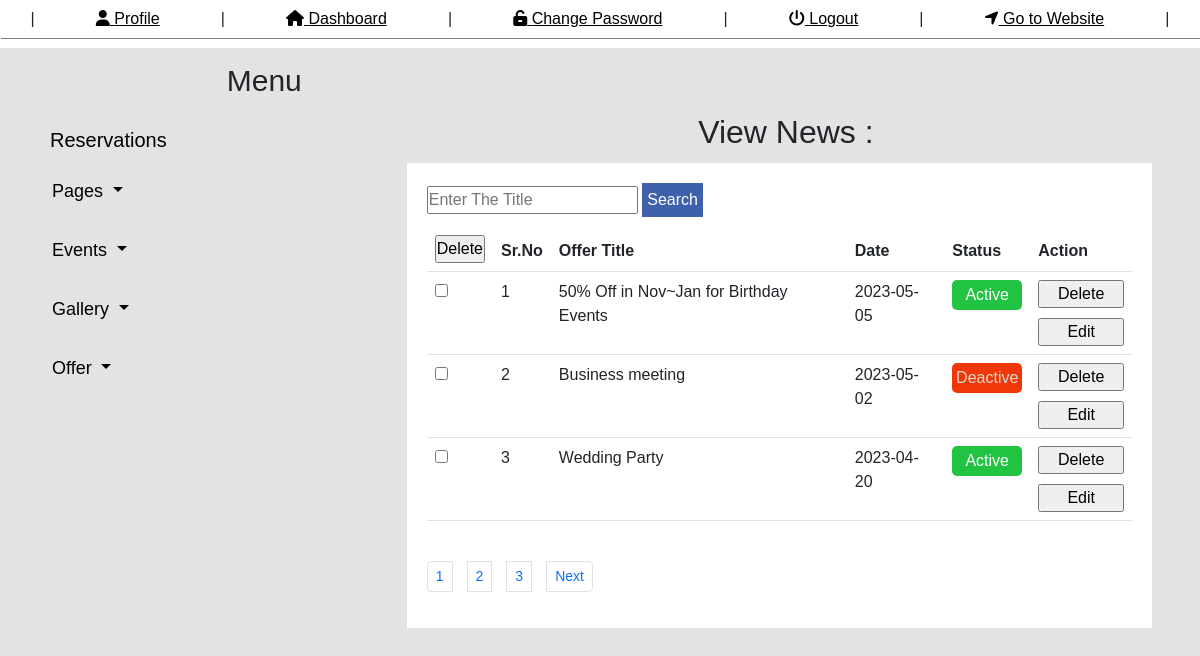
/admin/viewoffer.php (signed in), run on the app's committed database.
### tables this page shows
CREATE TABLE `news` (
  `news_id` int(11) NOT NULL,
  `news_title` varchar(100) NOT NULL,
  `news_date` date NOT NULL,
  `news_status` tinyint(4) NOT NULL
);

### admin/viewoffer.php (the view, shortened to what this page needs)
<?php
include_once "html.php";
?>
<body>
    <header>
        <?php
          include_once "header.php";
        ?>
    </header>
    <aside>
        <div class="all-main">
            <?php
                include_once "la.php";
            ?>
            <div class="right-aside mgt-50">
                <h2>View News :</h2>
                <div class="contact-box">
                    <div class="news mgb-10">
                        <form method="post">
                            <input type="text" class="" name="stitle" placeholder="Enter The Title">
                            <input class="vn-btn" type="submit" name="search" value="Search">
                        </form>
                    </div>
                    <div class="table-responsive wdi">
                    <form method="post">
                    <table class="table wdi">
                        <thead>
                            <tr>
                            <th scope="col"><input type="submit" name="delete" value="Delete"></th>
                            <th scope="col">Sr.No</th>
                            <th scope="col">Offer Title</th>
                            <th scope="col">Date</th>
                            <th scope="col">Status</th>
                            <th scope="col">Action</th>
                            </tr>
                        </thead>
                        <tbody>
                            <?php
                                include_once "connection.php";
                                    $limit=3;
                                    $page=$_GET['page'];
                                    if($page!=""){
                                        $page=$_GET['page'];
                                    }
                                    else{
                                        $page=1;
                                    }
                                    $offset=($page-1)*$limit;
                                    $sel="SELECT * FROM news where 1=1 $where limit $offset,$limit";
                                    $exe=mysqli_query($con,$sel);
                                        while($fetch=mysqli_fetch_array($exe)){
                            ?>
                            <tr>
                            <td><input type="checkbox" name="chk[]" value="<?php echo $fetch['news_id']?>"></td>
                            <td><?php echo $fetch['news_id'] ?></td>
                            <td><?php echo $fetch['news_title'] ?></td>
                            <td><?php echo $fetch['news_date'] ?></td>
                            <td>
                                <?php
                                    if($fetch['news_status']==1){
                                        ?>
                                        <a href="viewoffer.php?sid=<?php echo $fetch['news_id']?>&std=0" class="std">
                                        <input type="button" value="Active" class="status-abtn">
                                        </a>
                                        <?php
                                    }
                                    else{
                                        ?>
                                        <a href="viewoffer.php?sid=<?php echo $fetch['news_id']?>&std=1" class="std">
                                        <input type="button" value="Deactive" class="status-dbtn">
                                        </a>
                                        <?php
                                    }
                                ?>
                            </td>
                            <td>
                                <a href="viewoffer.php?did=<?php echo $fetch['news_id']?>">
                                <input class="wdi mgb-10" type="button" value="Delete">
                                </a>
                                <a href="addoffer.php?nid=<?php echo $fetch['news_id']?>">
                                <input class="wdi" type="button" value="Edit">
                                </a>
                            </td>
                            </tr>
                            <?php }  ?>
                        </tbody>
                    </table>
                    </form>
                <nav aria-label="...">
                    <?php
                    $selpag="SELECT * FROM news";
                    $exe=mysqli_query($con,$selpag);
                    $totrows=mysqli_num_rows($exe);
                    if($totrows>0){
                        $totpage=ceil($totrows/$limit);
                    }
                    echo '<ul class="pagination pagination-sm pagina">';
                    for($i=1;$i<=$totpage;$i++){
                        echo '<li class="page-item"><a class="page-link" href="viewoffer.php?page='.$i.'">'.$i.'</a></li>';
                    }
                    if($page<$totpage){
                        echo '<li class="page-item"><a class="page-link" href="viewoffer.php?page='.($page+1).'">Next</a></li>';
                    }
                    echo '</ul>';
                    ?>
                </nav>
</div>
 </div>
                </div>
            </div>
    </aside>
</body>
</html>

### admin/2.css (style rules this page uses)
.all-main { display: flex; width: 100%; }
.right-aside { width: 76%; margin-left: 70px; }
.right-aside h2 { text-align: center; margin-top: 15px; }
.mgt-50 { margin-top: 50px; }
.table { width: 500px; height: 200px; margin-right: 40px; }
.pagina { margin-top: 40px; }
.pagina li { margin-right: 15px; }
.contact-box { display: flex; flex-wrap: wrap; width: 90%; margin: 12px 35px; background: white; padding: 20px; }
.wdi { width: 100%; }
.mgb-10 { margin-bottom: 10px; }
.news { width: 100%; display: flex; }
.vn-btn { padding: 5px; background: #3f61ab; color: white; border: none; }
* { padding: 0px; margin: 0px; text-decoration: none; font-family: sans-serif; }
body { background: #80808038; }
.status-dbtn { width: 70px; height: 30px; padding: 2px; background-color: rgb(239, 55, 9); border: none; border-radius: 5px; display: flex; justify-content: center; align-self: center; color: rgb(218, 218, 204); }
.status-abtn { width: 70px; height: 30px; padding: 2px; background-color: rgb(34, 194, 66); border: none; border-radius: 5px; display: flex; justify-content: center; align-self: center; color: white; }
.std { text-decoration: none; }

### admin/header.php (style rules this page uses)
* { padding: 0px; margin: 0px; text-decoration: none; font-family: sans-serif; }
html { scroll-behavior: smooth; }

### data on the page
news: news_id "1", news_title "50% Off in Nov~Jan for Birthday Events", news_date "2023-05-05"
news: news_id "2", news_title "Business meeting", news_date "2023-05-02"
news: news_id "3", news_title "Wedding Party", news_date "2023-04-20"
